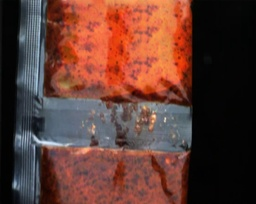
#> input picture datasets_clean/110v_3000110.jpg, 256 x 204 px, shrunk from 1112 x 888 before the run, given as the content of the folder JPEGImages, which was not available
$ python demo.py   (older library calls are emulated)
#> lines starting #> are read from the running program, lines starting #| are printed output that depends on the picture; pictures that were not available may be replaced by others from this repository, and a replacement may not be noted
### pre_detection/LIME/exposure_enhancement.py
# 3p
import numpy as np
import cv2
from scipy.spatial import distance
from scipy.ndimage.filters import convolve
from scipy.sparse import diags, csr_matrix
from scipy.sparse.linalg import spsolve
# project

import pre_detection.LIME.utils
# from utils import get_sparse_neighbor


def create_spacial_affinity_kernel(spatial_sigma: float, size: int = 15):
    """Create a kernel (`size` * `size` matrix) that will be used to compute the he spatial affinity based Gaussian weights.

    Arguments:
        spatial_sigma {float} -- Spatial standard deviation.

    Keyword Arguments:
        size {int} -- size of the kernel. (default: {15})

    Returns:
        np.ndarray - `size` * `size` kernel
    """
    kernel = np.zeros((size, size))
    for i in range(size):
        for j in range(size):
            kernel[i, j] = np.exp(-0.5 * (distance.euclidean((i, j), (size // 2, size // 2)) ** 2) / (spatial_sigma ** 2))

    return kernel


def compute_smoothness_weights(L: np.ndarray, x: int, kernel: np.ndarray, eps: float = 1e-3):
    """Compute the smoothness weights used in refining the illumination map optimization problem.

    Arguments:
        L {np.ndarray} -- the initial illumination map to be refined.
        x {int} -- the direction of the weights. Can either be x=1 for horizontal or x=0 for vertical.
        kernel {np.ndarray} -- spatial affinity matrix

    Keyword Arguments:
        eps {float} -- small constant to avoid computation instability. (default: {1e-3})

    Returns:
        np.ndarray - smoothness weights according to direction x. same dimension as `L`.
    """
    Lp = cv2.Sobel(L, cv2.CV_64F, int(x == 1), int(x == 0), ksize=1)
    T = convolve(np.ones_like(L), kernel, mode='constant')
    T = T / (np.abs(convolve(Lp, kernel, mode='constant')) + eps)
    return T / (np.abs(Lp) + eps)


# [21 lines left out: function fuse_multi_exposure_images, not called in this run]


def refine_illumination_map_linear(L: np.ndarray, gamma: float, lambda_: float, kernel: np.ndarray, eps: float = 1e-3):
    """Refine the illumination map based on the optimization problem described in the two papers.
       This function use the sped-up solver presented in the LIME paper.

    Arguments:
        L {np.ndarray} -- the illumination map to be refined.
        gamma {float} -- gamma correction factor.
        lambda_ {float} -- coefficient to balance the terms in the optimization problem.
        kernel {np.ndarray} -- spatial affinity matrix.

    Keyword Arguments:
        eps {float} -- small constant to avoid computation instability (default: {1e-3}).

    Returns:
        np.ndarray -- refined illumination map. same shape as `L`.
    """
    # compute smoothness weights
    wx = compute_smoothness_weights(L, x=1, kernel=kernel, eps=eps)
    wy = compute_smoothness_weights(L, x=0, kernel=kernel, eps=eps)

    n, m = L.shape
    L_1d = L.copy().flatten()

    # compute the five-point spatially inhomogeneous Laplacian matrix
    row, column, data = [], [], []
    for p in range(n * m):
        diag = 0
        for q, (k, l, x) in pre_detection.LIME.utils.get_sparse_neighbor(p, n, m).items():
            weight = wx[k, l] if x else wy[k, l]
            row.append(p)
            column.append(q)
            data.append(-weight)
            diag += weight
        row.append(p)
        column.append(p)
        data.append(diag)
    F = csr_matrix((data, (row, column)), shape=(n * m, n * m))

    # solve the linear system
    Id = diags([np.ones(n * m)], [0])
    A = Id + lambda_ * F
    L_refined = spsolve(csr_matrix(A), L_1d, permc_spec=None, use_umfpack=True).reshape((n, m))

    # gamma correction
    L_refined = np.clip(L_refined, eps, 1) ** gamma

    return L_refined


def correct_underexposure(im: np.ndarray, gamma: float, lambda_: float, kernel: np.ndarray, eps: float = 1e-3):
    """correct underexposudness using the retinex based algorithm presented in DUAL and LIME paper.

    Arguments:
        im {np.ndarray} -- input image to be corrected.
        gamma {float} -- gamma correction factor.
        lambda_ {float} -- coefficient to balance the terms in the optimization problem.
        kernel {np.ndarray} -- spatial affinity matrix.

    Keyword Arguments:
        eps {float} -- small constant to avoid computation instability (default: {1e-3})

    Returns:
        np.ndarray -- image underexposudness corrected. same shape as `im`.
    """

    # first estimation of the illumination map
    L = np.max(im, axis=-1)
    # illumination refinement
    L_refined = refine_illumination_map_linear(L, gamma, lambda_, kernel, eps)

    # correct image underexposure
    L_refined_3d = np.repeat(L_refined[..., None], 3, axis=-1)
    im_corrected = im / L_refined_3d
    return im_corrected

# TODO: resize image if too large, optimization take too much time


def enhance_image_exposure(im: np.ndarray, gamma: float, lambda_: float, dual: bool = True, sigma: int = 3,
                           bc: float = 1, bs: float = 1, be: float = 1, eps: float = 1e-3):
    """Enhance input image, using either DUAL method, or LIME method. For more info, please see original papers.

    Arguments:
        im {np.ndarray} -- input image to be corrected.
        gamma {float} -- gamma correction factor.
        lambda_ {float} -- coefficient to balance the terms in the optimization problem (in DUAL and LIME).

    Keyword Arguments:
        dual {bool} -- boolean variable to indicate enhancement method to be used (either DUAL or LIME) (default: {True})
        sigma {int} -- Spatial standard deviation for spatial affinity based Gaussian weights. (default: {3})
        bc {float} -- parameter for controlling the influence of Mertens's contrast measure. (default: {1})
        bs {float} -- parameter for controlling the influence of Mertens's saturation measure. (default: {1})
        be {float} -- parameter for controlling the influence of Mertens's well exposedness measure. (default: {1})
        eps {float} -- small constant to avoid computation instability (default: {1e-3})

    Returns:
        np.ndarray -- image exposure enhanced. same shape as `im`.
    """
    # create spacial affinity kernel
    kernel = create_spacial_affinity_kernel(sigma)

    # correct underexposudness
    im_normalized = im.astype(float) / 255.
    under_corrected = correct_underexposure(im_normalized, gamma, lambda_, kernel, eps)

    if dual:
        # correct overexposure and merge if DUAL method is selected
        inv_im_normalized = 1 - im_normalized
        over_corrected = 1 - correct_underexposure(inv_im_normalized, gamma, lambda_, kernel, eps)
        # fuse images
        im_corrected = fuse_multi_exposure_images(im_normalized, under_corrected, over_corrected, bc, bs, be)
    else:
        im_corrected = under_corrected

    # convert to 8 bits and returns
    return np.clip(im_corrected * 255, 0, 255).astype("uint8")

### pre_detection/LIME/utils.py


def get_sparse_neighbor(p: int, n: int, m: int):
    """Returns a dictionnary, where the keys are index of 4-neighbor of `p` in the sparse matrix,
       and values are tuples (i, j, x), where `i`, `j` are index of neighbor in the normal matrix,
       and x is the direction of neighbor.

    Arguments:
        p {int} -- index in the sparse matrix.
        n {int} -- number of rows in the original matrix (non sparse).
        m {int} -- number of columns in the original matrix.

    Returns:
        dict -- dictionnary containing indices of 4-neighbors of `p`.
    """
    i, j = p // m, p % m
    d = {}
    if i - 1 >= 0:
        d[(i - 1) * m + j] = (i - 1, j, 0)
    if i + 1 < n:
        d[(i + 1) * m + j] = (i + 1, j, 0)
    if j - 1 >= 0:
        d[i * m + j - 1] = (i, j - 1, 1)
    if j + 1 < m:
        d[i * m + j + 1] = (i, j + 1, 1)
    return d

### pre_detection/LIME/demo.py
# std
import argparse
import os
from argparse import RawTextHelpFormatter
import glob
from os import makedirs
from os.path import join, exists, basename, splitext
# 3p
import cv2
from tqdm import tqdm

# from LIME import exposure_enhancement
# project
from exposure_enhancement import enhance_image_exposure
# import exposure_enhancement

# [30 lines left out: function lime_for_detection, not called in this run]
    # [5 lines of commented-out code are left out]


def main(args):
    # load images
    imdir = args.folder
    ext = ['png', 'jpg', 'bmp']  # Add image formats here
    files = []
    [files.extend(glob.glob(imdir + '*.' + e)) for e in ext]
    images = [cv2.imread(file) for file in files]
#> images = 1 item

    # create save directory
    directory = join(imdir, "enhanced_LIME")
    if not exists(directory):
        makedirs(directory)

    # enhance images
    for i, image in tqdm(enumerate(images), desc="Enhancing images"):
        enhanced_image = enhance_image_exposure(image, args.gamma, args.lambda_, not args.lime,
                                                sigma=args.sigma, bc=args.bc, bs=args.bs, be=args.be, eps=args.eps)
        filename = basename(files[i])
        name, ext = splitext(filename)
        method = "LIME" if args.lime else "DUAL"
        corrected_name = f"{name}_{method}_g{args.gamma}_l{args.lambda_}{ext}"
        # 这里改代码，修改保存名字

        # cv2.imwrite(join(directory, corrected_name), enhanced_image)
        print("Save to : ", os.path.join(directory, filename))
        cv2.imwrite(os.path.join(directory, filename), enhanced_image)
#> this loop made 1 pass
#| Save to :  JPEGImages/enhanced_LIME/110v_3000110.jpg
#> pass 1, in correct_underexposure, `L = np.max(im, axis=-1)`:
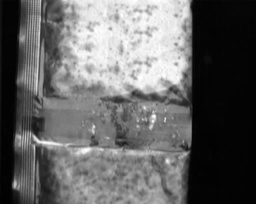
#> L: shape (204, 256) float64; min 0, max 1, mean 0.393
#> pass 1, in compute_smoothness_weights, `Lp = cv2.Sobel(L, cv2.CV_64F, int(x == 1), int(x == 0), ksize=1)`:
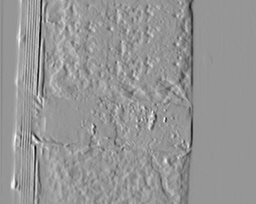
#> Lp: shape (204, 256) float64; min -0.651, max 0.455, mean -0.000271; drawn with min black and max white
#> pass 1, in compute_smoothness_weights, `T = convolve(np.ones_like(L), kernel, mode='constant')`:
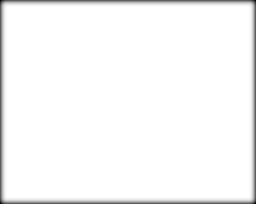
#> T: shape (204, 256) float64; min 17.76, max 55.2, mean 54.1; drawn with min black and max white


# [43 lines left out: function LIME_api_single, not called in this run]


if __name__ == "__main__":
    parser = argparse.ArgumentParser(
        description="Python implementation of two low-light image enhancement techniques via illumination map estimation.",
        formatter_class=RawTextHelpFormatter
    )
    parser.add_argument("-f", '--folder', default=r'JPEGImages/', type=str,
                        help="folder path to test images.")
    parser.add_argument("-g", '--gamma', default=0.6, type=float,
                        help="the gamma correction parameter.")
    parser.add_argument("-l", '--lambda_', default=0.15, type=float,
                        help="the weight for balancing the two terms in the illumination refinement optimization objective.")
    parser.add_argument("-ul", "--lime", action='store_true', default='LINE',
                        help="Use the LIME method. By default, the DUAL method is used.")
    parser.add_argument("-s", '--sigma', default=3, type=int,
                        help="Spatial standard deviation for spatial affinity based Gaussian weights.")
    parser.add_argument("-bc", default=1, type=float,
                        help="parameter for controlling the influence of Mertens's contrast measure.")
    parser.add_argument("-bs", default=1, type=float,
                        help="parameter for controlling the influence of Mertens's saturation measure.")
    parser.add_argument("-be", default=1, type=float,
                        help="parameter for controlling the influence of Mertens's well exposedness measure.")
    parser.add_argument("-eps", default=1e-3, type=float,
                        help="constant to avoid computation instability.")

    args = parser.parse_args()
    main(args)

$ run again, on datasets_clean/110v_3000115.jpg
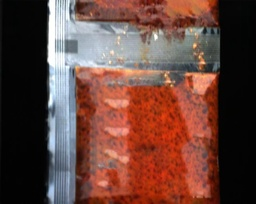
#> input picture datasets_clean/110v_3000115.jpg, 256 x 204 px, shrunk from 1112 x 888 before the run, given as the content of the folder JPEGImages, which was not available
#> images = 1 item
#> the loop in main, `for i, image in tqdm(enumerate(images), desc="Enhancing images"):` made 1 pass
#> (printed output is left out)
#> pass 1, in correct_underexposure, `L = np.max(im, axis=-1)`:
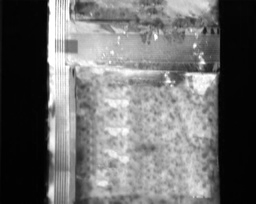
#> L: shape (204, 256) float64; min 0, max 1, mean 0.424
#> pass 1, in compute_smoothness_weights, `Lp = cv2.Sobel(L, cv2.CV_64F, int(x == 1), int(x == 0), ksize=1)`:
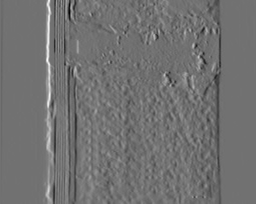
#> Lp: shape (204, 256) float64; min -0.694, max 0.859, mean -0.000258; drawn with min black and max white

$ run again, on datasets_clean/110v_3000120.jpg
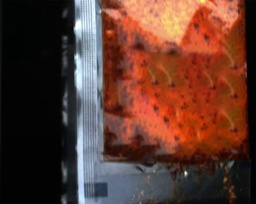
#> input picture datasets_clean/110v_3000120.jpg, 256 x 204 px, shrunk from 1112 x 888 before the run, given as the content of the folder JPEGImages, which was not available
#> images = 1 item
#> the loop in main, `for i, image in tqdm(enumerate(images), desc="Enhancing images"):` made 1 pass
#> (printed output is left out)
#> pass 1, in correct_underexposure, `L = np.max(im, axis=-1)`:
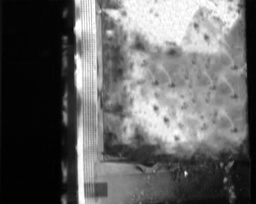
#> L: shape (204, 256) float64; min 0, max 1, mean 0.39
#> pass 1, in compute_smoothness_weights, `Lp = cv2.Sobel(L, cv2.CV_64F, int(x == 1), int(x == 0), ksize=1)`:
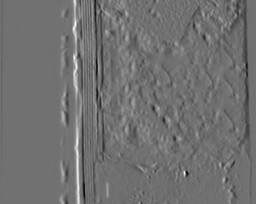
#> Lp: shape (204, 256) float64; min -0.596, max 0.749, mean -0.000226; drawn with min black and max white
